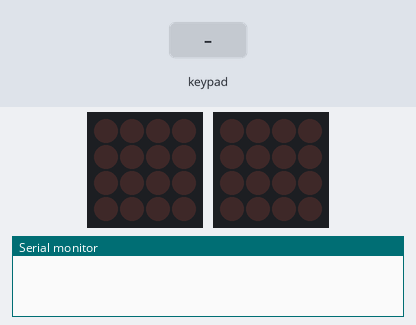
A sketch run on a simulated Arduino Mega 2560, built with avr-gcc and run on an emulated ATmega2560. On the bench: 2 × 4×4 LED matrix, the last lines printed to the serial monitor. The test bench sets the inputs (shaded band).

Above: at 2.5 s.
2.6 s: keypad keys 1 2 A pressed 0.4 s apart
At 4.2 s:
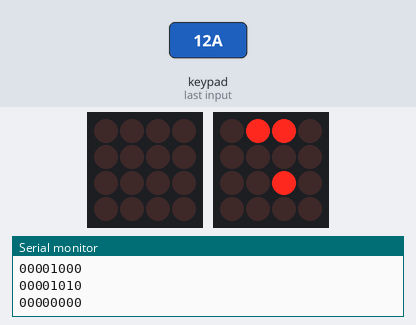
5.3 s: keypad keys 1 2 A pressed 0.4 s apart
At 7.4 s:
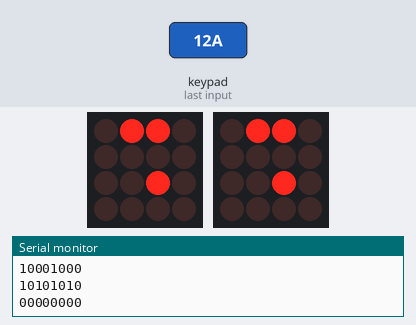
8.0 s: key '0' pressed
At 8.3 s:
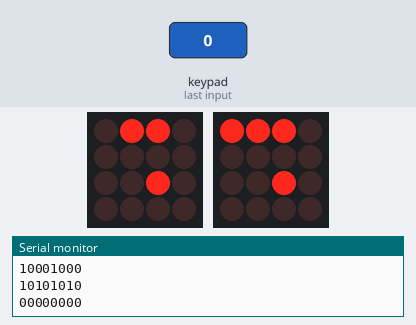
9.5 s: key '0' pressed
At 10.7 s:
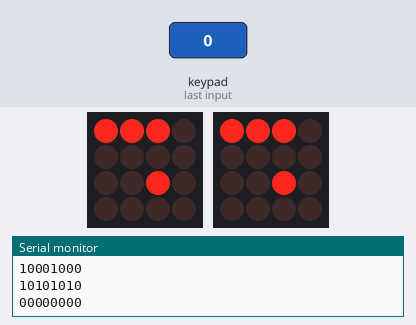
11.0 s: keypad keys 1 2 D pressed 0.4 s apart
At 12.5 s:
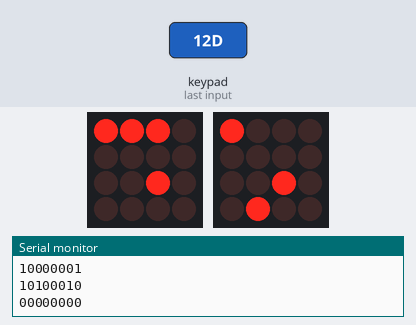
13.7 s: keypad keys 1 2 D pressed 0.4 s apart
At 15.7 s:
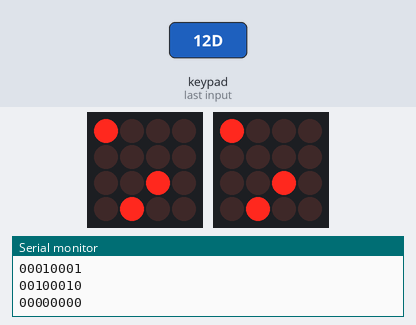
Timing chart, 0 to 17.2 s (numbered marks = the images above; inputs shaded):
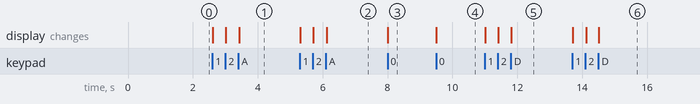

Measured:
- after the input at 2.6 s, the display: first changes at once (image 1 shows a later state)
- after the input at 5.3 s, the display: first changes at once (image 2 shows a later state)
- after the input at 8.0 s, the display: changes at once (image 3)
- after the input at 9.5 s, the display: changes at once (image 4)
- after the input at 11.0 s, the display: first changes at once (image 5 shows a later state)
- after the input at 13.7 s, the display: first changes at once (image 6 shows a later state)

The sketch:

Sequencer_trellis.ino
```cpp
#include <Wire.h>
#include "Adafruit_Trellis.h"

Adafruit_Trellis matrix0 = Adafruit_Trellis();
Adafruit_Trellis matrix1 = Adafruit_Trellis();
Adafruit_TrellisSet trellis =  Adafruit_TrellisSet(&matrix0, &matrix1);
#define NUMTRELLIS 2
#define numKeys (NUMTRELLIS * 16)
#define INTPIN A8
byte button_matrix[8]={0,1,2,3,16,17,18,19};
int sequence[32] ={0,0,0,0,0,0,0,0,0,0,0,0,0,0,0,0,0,0,0,0,0,0,0,0,0,0,0,0,0,0,0,0};

void setup() {
  // put your setup code here, to run once:
Serial.begin(9600);
trellis.begin(0x71, 0x70);

//nodzeesh iespeejamaas diozhu gaismas
 for (uint8_t i=0; i<numKeys; i++)
   {
     trellis.clrLED(i);
     trellis.writeDisplay();
     delay(40);
   }

}

void loop() {
  // put your main code here, to run repeatedly:
ReadTrellisButtons();

}

void ReadTrellisButtons()
  {
    delay(20);
    if (trellis.readSwitches())
      {
        // go through every button
        for (uint8_t i=0; i<numKeys; i++)
          {
          // if it was pressed...
            if (trellis.justPressed(i))
              {
                Serial.print("v"); Serial.println(i);
                // Alternate the LED
                if (trellis.isLED(i))
                  {
                    trellis.clrLED(i);
                  }
                else
                  {
                    trellis.setLED(i);
                  }
                //mainam sekvencees mainīgo
                if (sequence[i]==1)
                  {
                    sequence[i]=0;
                  }
                else
                  {
                    sequence[i]=1;
                  }
              }
          }
      // tell the trellis to set the LEDs we requested
      trellis.writeDisplay();
      for (int j=0;j<4;j++)
      {
        for (int k=0;k<32;k=k+4)
        {
        Serial.print(sequence[j+k]);
        }
        Serial.println();
      }
      }
  }
```
